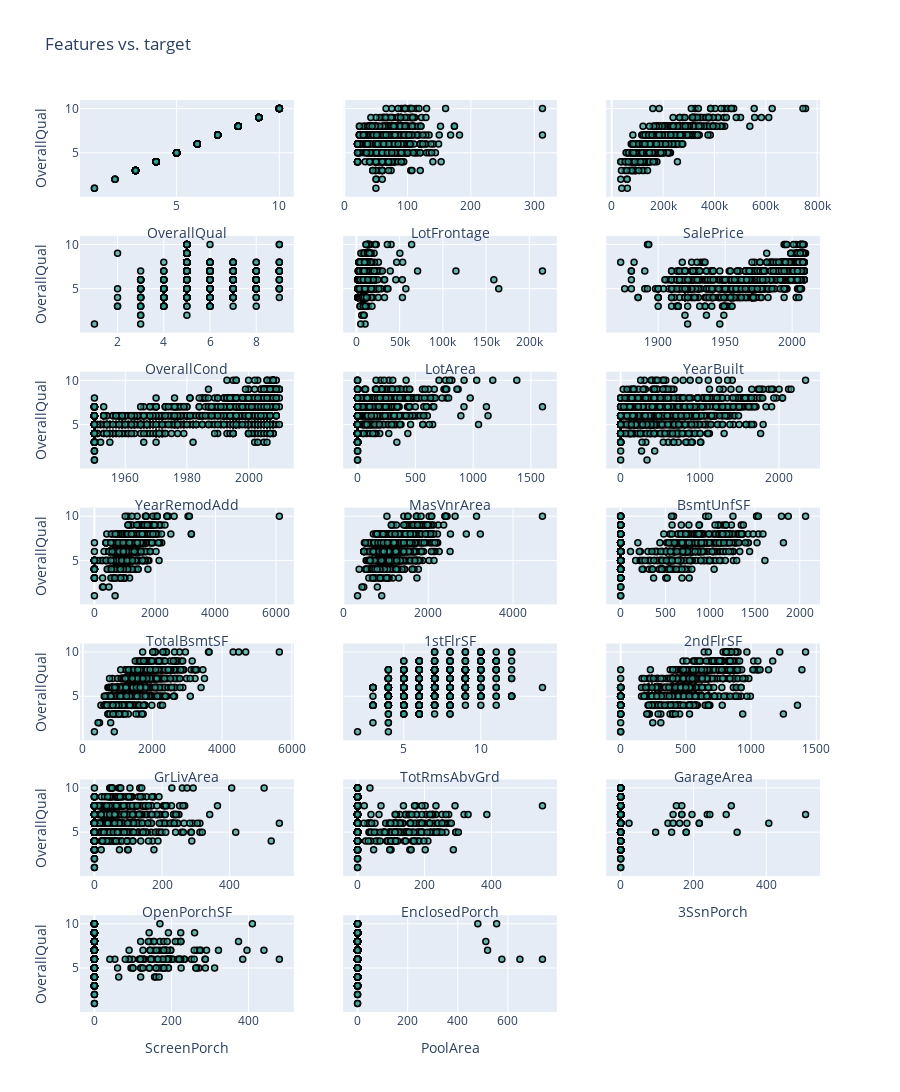

The code cell stored with this chart in its notebook:
### Markdown cell above
<div class="alert alert-warning">
<b>FEEDBACK</b>  <br>
A good feature should be informative to predict the target, i.e. if one knows the value of the feature it provides information about the value of the target. This implies that there is a relation between the feature and the target. This relation can be linear or not. <br><br>
    
We comment below some graphs: <br>
<ol>
   <li> <b>OverallQual vs OverallQual</b><br>
       Of course, we observe a perfect correlation between OverallQual (the target) and itself. But remember that we do not have access to the target value for the prediction. So this feature should not be selected as a good feature to predict the target. 
       
   <li> <b>SalePrice vs OverallQual</b><br>
       There is a clear relation between SalePrice and the target. If we assume that this relation is linear, we can say that there is a linear correlation between the two features. This makes the feature relevant for the prediction.<br>
       Note that the correlation is positive (if one value is increasing, so is the other). Then, can be a negative correlation relevant for prediction?
       
   <li> <b>OpenPorchSF vs OverallQual</b><br>
       Such plot is hard to interpret. Correlation is not straitforward to identify... 
       <img src="1_corr1.png" width = "300">
       <img src="1_corr2.png" width = "300">
       <img src="1_corr3.png" width = "300">
</ol>    
</div>

### Code cell
# Nothing to do in this cell :) Run me!

import plotly.graph_objects as go
from helping_functions import plot_comparison_target_feature

plot_comparison_target_feature(data, cols=3)

### Figure 1 — Plotly figure (JSON) as saved in the notebook; plotly's stock layout.template omitted (floating-point values rounded to 4 significant figures; data arrays with more than 128 entries replaced by an {"elided": "..."} marker saying what was removed)
{"data": [{"marker": {"color": "rgba(50,160,150,0.7)", "line": {"color": "rgb(0,0,0)", "width": 1.5}}, "mode": "markers", "name": "OverallQual", "showlegend": false, "text": "OverallQual", "type": "scatter", "x": {"elided": "1460 int values"}, "xaxis": "x", "y": {"elided": "1460 int values"}, "yaxis": "y"}, {"marker": {"color": "rgba(50,160,150,0.7)", "line": {"color": "rgb(0,0,0)", "width": 1.5}}, "mode": "markers", "name": "LotFrontage", "showlegend": false, "text": "LotFrontage", "type": "scatter", "x": {"elided": "1460 int values"}, "xaxis": "x2", "y": {"elided": "1460 int values"}, "yaxis": "y2"}, {"marker": {"color": "rgba(50,160,150,0.7)", "line": {"color": "rgb(0,0,0)", "width": 1.5}}, "mode": "markers", "name": "SalePrice", "showlegend": false, "text": "SalePrice", "type": "scatter", "x": {"elided": "1460 int values"}, "xaxis": "x3", "y": {"elided": "1460 int values"}, "yaxis": "y3"}, {"marker": {"color": "rgba(50,160,150,0.7)", "line": {"color": "rgb(0,0,0)", "width": 1.5}}, "mode": "markers", "name": "OverallCond", "showlegend": false, "text": "OverallCond", "type": "scatter", "x": {"elided": "1460 int values"}, "xaxis": "x4", "y": {"elided": "1460 int values"}, "yaxis": "y4"}, {"marker": {"color": "rgba(50,160,150,0.7)", "line": {"color": "rgb(0,0,0)", "width": 1.5}}, "mode": "markers", "name": "LotArea", "showlegend": false, "text": "LotArea", "type": "scatter", "x": {"elided": "1460 int values"}, "xaxis": "x5", "y": {"elided": "1460 int values"}, "yaxis": "y5"}, {"marker": {"color": "rgba(50,160,150,0.7)", "line": {"color": "rgb(0,0,0)", "width": 1.5}}, "mode": "markers", "name": "YearBuilt", "showlegend": false, "text": "YearBuilt", "type": "scatter", "x": {"elided": "1460 int values"}, "xaxis": "x6", "y": {"elided": "1460 int values"}, "yaxis": "y6"}, {"marker": {"color": "rgba(50,160,150,0.7)", "line": {"color": "rgb(0,0,0)", "width": 1.5}}, "mode": "markers", "name": "YearRemodAdd", "showlegend": false, "text": "YearRemodAdd", "type": "scatter", "x": {"elided": "1460 int values"}, "xaxis": "x7", "y": {"elided": "1460 int values"}, "yaxis": "y7"}, {"marker": {"color": "rgba(50,160,150,0.7)", "line": {"color": "rgb(0,0,0)", "width": 1.5}}, "mode": "markers", "name": "MasVnrArea", "showlegend": false, "text": "MasVnrArea", "type": "scatter", "x": {"elided": "1460 int values"}, "xaxis": "x8", "y": {"elided": "1460 int values"}, "yaxis": "y8"}, {"marker": {"color": "rgba(50,160,150,0.7)", "line": {"color": "rgb(0,0,0)", "width": 1.5}}, "mode": "markers", "name": "BsmtUnfSF", "showlegend": false, "text": "BsmtUnfSF", "type": "scatter", "x": {"elided": "1460 int values"}, "xaxis": "x9", "y": {"elided": "1460 int values"}, "yaxis": "y9"}, {"marker": {"color": "rgba(50,160,150,0.7)", "line": {"color": "rgb(0,0,0)", "width": 1.5}}, "mode": "markers", "name": "TotalBsmtSF", "showlegend": false, "text": "TotalBsmtSF", "type": "scatter", "x": {"elided": "1460 int values"}, "xaxis": "x10", "y": {"elided": "1460 int values"}, "yaxis": "y10"}, {"marker": {"color": "rgba(50,160,150,0.7)", "line": {"color": "rgb(0,0,0)", "width": 1.5}}, "mode": "markers", "name": "1stFlrSF", "showlegend": false, "text": "1stFlrSF", "type": "scatter", "x": {"elided": "1460 int values"}, "xaxis": "x11", "y": {"elided": "1460 int values"}, "yaxis": "y11"}, {"marker": {"color": "rgba(50,160,150,0.7)", "line": {"color": "rgb(0,0,0)", "width": 1.5}}, "mode": "markers", "name": "2ndFlrSF", "showlegend": false, "text": "2ndFlrSF", "type": "scatter", "x": {"elided": "1460 int values"}, "xaxis": "x12", "y": {"elided": "1460 int values"}, "yaxis": "y12"}, {"marker": {"color": "rgba(50,160,150,0.7)", "line": {"color": "rgb(0,0,0)", "width": 1.5}}, "mode": "markers", "name": "GrLivArea", "showlegend": false, "text": "GrLivArea", "type": "scatter", "x": {"elided": "1460 int values"}, "xaxis": "x13", "y": {"elided": "1460 int values"}, "yaxis": "y13"}, {"marker": {"color": "rgba(50,160,150,0.7)", "line": {"color": "rgb(0,0,0)", "width": 1.5}}, "mode": "markers", "name": "TotRmsAbvGrd", "showlegend": false, "text": "TotRmsAbvGrd", "type": "scatter", "x": {"elided": "1460 int values"}, "xaxis": "x14", "y": {"elided": "1460 int values"}, "yaxis": "y14"}, {"marker": {"color": "rgba(50,160,150,0.7)", "line": {"color": "rgb(0,0,0)", "width": 1.5}}, "mode": "markers", "name": "GarageArea", "showlegend": false, "text": "GarageArea", "type": "scatter", "x": {"elided": "1460 int values"}, "xaxis": "x15", "y": {"elided": "1460 int values"}, "yaxis": "y15"}, {"marker": {"color": "rgba(50,160,150,0.7)", "line": {"color": "rgb(0,0,0)", "width": 1.5}}, "mode": "markers", "name": "OpenPorchSF", "showlegend": false, "text": "OpenPorchSF", "type": "scatter", "x": {"elided": "1460 int values"}, "xaxis": "x16", "y": {"elided": "1460 int values"}, "yaxis": "y16"}, {"marker": {"color": "rgba(50,160,150,0.7)", "line": {"color": "rgb(0,0,0)", "width": 1.5}}, "mode": "markers", "name": "EnclosedPorch", "showlegend": false, "text": "EnclosedPorch", "type": "scatter", "x": {"elided": "1460 int values"}, "xaxis": "x17", "y": {"elided": "1460 int values"}, "yaxis": "y17"}, {"marker": {"color": "rgba(50,160,150,0.7)", "line": {"color": "rgb(0,0,0)", "width": 1.5}}, "mode": "markers", "name": "3SsnPorch", "showlegend": false, "text": "3SsnPorch", "type": "scatter", "x": {"elided": "1460 int values"}, "xaxis": "x18", "y": {"elided": "1460 int values"}, "yaxis": "y18"}, {"marker": {"color": "rgba(50,160,150,0.7)", "line": {"color": "rgb(0,0,0)", "width": 1.5}}, "mode": "markers", "name": "ScreenPorch", "showlegend": false, "text": "ScreenPorch", "type": "scatter", "x": {"elided": "1460 int values"}, "xaxis": "x19", "y": {"elided": "1460 int values"}, "yaxis": "y19"}, {"marker": {"color": "rgba(50,160,150,0.7)", "line": {"color": "rgb(0,0,0)", "width": 1.5}}, "mode": "markers", "name": "PoolArea", "showlegend": false, "text": "PoolArea", "type": "scatter", "x": {"elided": "1460 int values"}, "xaxis": "x20", "y": {"elided": "1460 int values"}, "yaxis": "y20"}], "layout": {"height": 3333.0, "title": {"text": "Features vs. target"}, "xaxis": {"anchor": "y", "domain": [0, 0.2889], "title": {"text": "OverallQual"}}, "xaxis10": {"anchor": "y10", "domain": [0, 0.2889], "title": {"text": "TotalBsmtSF"}}, "xaxis11": {"anchor": "y11", "domain": [0.3556, 0.6444], "title": {"text": "1stFlrSF"}}, "xaxis12": {"anchor": "y12", "domain": [0.7111, 1], "title": {"text": "2ndFlrSF"}}, "xaxis13": {"anchor": "y13", "domain": [0, 0.2889], "title": {"text": "GrLivArea"}}, "xaxis14": {"anchor": "y14", "domain": [0.3556, 0.6444], "title": {"text": "TotRmsAbvGrd"}}, "xaxis15": {"anchor": "y15", "domain": [0.7111, 1], "title": {"text": "GarageArea"}}, "xaxis16": {"anchor": "y16", "domain": [0, 0.2889], "title": {"text": "OpenPorchSF"}}, "xaxis17": {"anchor": "y17", "domain": [0.3556, 0.6444], "title": {"text": "EnclosedPorch"}}, "xaxis18": {"anchor": "y18", "domain": [0.7111, 1], "title": {"text": "3SsnPorch"}}, "xaxis19": {"anchor": "y19", "domain": [0, 0.2889], "title": {"text": "ScreenPorch"}}, "xaxis2": {"anchor": "y2", "domain": [0.3556, 0.6444], "title": {"text": "LotFrontage"}}, "xaxis20": {"anchor": "y20", "domain": [0.3556, 0.6444], "title": {"text": "PoolArea"}}, "xaxis21": {"anchor": "y21", "domain": [0.7111, 1]}, "xaxis3": {"anchor": "y3", "domain": [0.7111, 1], "title": {"text": "SalePrice"}}, "xaxis4": {"anchor": "y4", "domain": [0, 0.2889], "title": {"text": "OverallCond"}}, "xaxis5": {"anchor": "y5", "domain": [0.3556, 0.6444], "title": {"text": "LotArea"}}, "xaxis6": {"anchor": "y6", "domain": [0.7111, 1], "title": {"text": "YearBuilt"}}, "xaxis7": {"anchor": "y7", "domain": [0, 0.2889], "title": {"text": "YearRemodAdd"}}, "xaxis8": {"anchor": "y8", "domain": [0.3556, 0.6444], "title": {"text": "MasVnrArea"}}, "xaxis9": {"anchor": "y9", "domain": [0.7111, 1], "title": {"text": "BsmtUnfSF"}}, "yaxis": {"anchor": "x", "domain": [0.8939, 1], "title": {"text": "OverallQual"}}, "yaxis10": {"anchor": "x10", "domain": [0.4469, 0.5531], "title": {"text": "OverallQual"}}, "yaxis11": {"anchor": "x11", "domain": [0.4469, 0.5531], "matches": "y10", "showticklabels": false}, "yaxis12": {"anchor": "x12", "domain": [0.4469, 0.5531], "matches": "y10", "showticklabels": false}, "yaxis13": {"anchor": "x13", "domain": [0.298, 0.4041], "title": {"text": "OverallQual"}}, "yaxis14": {"anchor": "x14", "domain": [0.298, 0.4041], "matches": "y13", "showticklabels": false}, "yaxis15": {"anchor": "x15", "domain": [0.298, 0.4041], "matches": "y13", "showticklabels": false}, "yaxis16": {"anchor": "x16", "domain": [0.149, 0.2551], "title": {"text": "OverallQual"}}, "yaxis17": {"anchor": "x17", "domain": [0.149, 0.2551], "matches": "y16", "showticklabels": false}, "yaxis18": {"anchor": "x18", "domain": [0.149, 0.2551], "matches": "y16", "showticklabels": false}, "yaxis19": {"anchor": "x19", "domain": [0, 0.1061], "title": {"text": "OverallQual"}}, "yaxis2": {"anchor": "x2", "domain": [0.8939, 1], "matches": "y", "showticklabels": false}, "yaxis20": {"anchor": "x20", "domain": [0, 0.1061], "matches": "y19", "showticklabels": false}, "yaxis21": {"anchor": "x21", "domain": [0, 0.1061], "matches": "y19", "showticklabels": false}, "yaxis3": {"anchor": "x3", "domain": [0.8939, 1], "matches": "y", "showticklabels": false}, "yaxis4": {"anchor": "x4", "domain": [0.7449, 0.851], "title": {"text": "OverallQual"}}, "yaxis5": {"anchor": "x5", "domain": [0.7449, 0.851], "matches": "y4", "showticklabels": false}, "yaxis6": {"anchor": "x6", "domain": [0.7449, 0.851], "matches": "y4", "showticklabels": false}, "yaxis7": {"anchor": "x7", "domain": [0.5959, 0.702], "title": {"text": "OverallQual"}}, "yaxis8": {"anchor": "x8", "domain": [0.5959, 0.702], "matches": "y7", "showticklabels": false}, "yaxis9": {"anchor": "x9", "domain": [0.5959, 0.702], "matches": "y7", "showticklabels": false}}}
